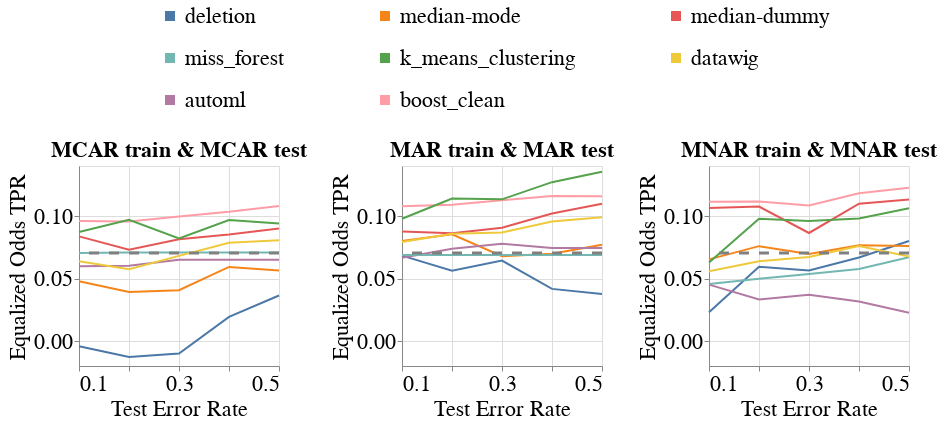

The notebook cell saved with this chart:
### Markdown cell above
### Disparity Metrics

### Code cell
create_line_bands_for_no_shift(dataset_name=DATASET_NAME,
                               model_name='mlp_clf',
                               metric_name='Equalized_Odds_TPR',
                               db_client=db_client,
                               group=SENSITIVE_ATTR_FOR_DISPARITY_METRICS,
                               with_band=False)

### Figure 1 — Vega-Lite specification as saved in the notebook (floating-point values rounded to 4 significant figures; data arrays with more than 128 entries replaced by an {"elided": "..."} marker saying what was removed)
{"config": {"view": {"continuousWidth": 400, "continuousHeight": 300}, "axis": {"labelFontSize": 22, "labelFontWeight": "normal", "titleFontSize": 22, "titleFontWeight": "normal"}, "legend": {"columns": 3, "direction": "horizontal", "labelFontSize": 22, "labelLimit": 400, "orient": "top", "symbolOffset": 80, "symbolStrokeWidth": 10, "titleAnchor": "middle", "titleFontSize": 22, "titleLimit": 300}, "title": {"fontSize": 22}}, "hconcat": [{"layer": [{"data": {"name": "data-0420cb81386af9d5afdc953216a52356"}, "mark": "line", "encoding": {"color": {"field": "Null_Imputer_Name", "sort": ["deletion", "median-mode", "median-dummy", "miss_forest", "k_means_clustering", "datawig", "automl", "boost_clean"], "title": null, "type": "nominal"}, "x": {"axis": {"labelExpr": "(datum.value == 0.1) || (datum.value == 0.3) || (datum.value == 0.5) ? datum.label : ''"}, "field": "Test_Error_Rate", "scale": {"nice": false}, "title": "Test Error Rate", "type": "quantitative"}, "y": {"aggregate": "mean", "field": "Metric_Value", "scale": {"zero": false}, "title": "Equalized Odds TPR", "type": "quantitative"}}}, {"data": {"name": "data-6db5d3bf0343e1c89935f6e5d7828e0f"}, "mark": {"type": "rule", "strokeDash": [10, 10]}, "encoding": {"color": {"value": "grey"}, "size": {"value": 3}, "y": {"field": "Baseline_Mean", "type": "quantitative"}}}], "height": 200, "title": {"text": "MCAR train & MCAR test", "fontSize": 22}, "width": 200}, {"layer": [{"data": {"name": "data-a47cb9d3ea637f54a2836b5b7df460f4"}, "mark": "line", "encoding": {"color": {"field": "Null_Imputer_Name", "sort": ["deletion", "median-mode", "median-dummy", "miss_forest", "k_means_clustering", "datawig", "automl", "boost_clean"], "title": null, "type": "nominal"}, "x": {"axis": {"labelExpr": "(datum.value == 0.1) || (datum.value == 0.3) || (datum.value == 0.5) ? datum.label : ''"}, "field": "Test_Error_Rate", "scale": {"nice": false}, "title": "Test Error Rate", "type": "quantitative"}, "y": {"aggregate": "mean", "field": "Metric_Value", "scale": {"zero": false}, "title": "Equalized Odds TPR", "type": "quantitative"}}}, {"data": {"name": "data-6db5d3bf0343e1c89935f6e5d7828e0f"}, "mark": {"type": "rule", "strokeDash": [10, 10]}, "encoding": {"color": {"value": "grey"}, "size": {"value": 3}, "y": {"field": "Baseline_Mean", "type": "quantitative"}}}], "height": 200, "title": {"text": "MAR train & MAR test", "fontSize": 22}, "width": 200}, {"layer": [{"data": {"name": "data-d031455a08a950063e2fde02cc539235"}, "mark": "line", "encoding": {"color": {"field": "Null_Imputer_Name", "sort": ["deletion", "median-mode", "median-dummy", "miss_forest", "k_means_clustering", "datawig", "automl", "boost_clean"], "title": null, "type": "nominal"}, "x": {"axis": {"labelExpr": "(datum.value == 0.1) || (datum.value == 0.3) || (datum.value == 0.5) ? datum.label : ''"}, "field": "Test_Error_Rate", "scale": {"nice": false}, "title": "Test Error Rate", "type": "quantitative"}, "y": {"aggregate": "mean", "field": "Metric_Value", "scale": {"zero": false}, "title": "Equalized Odds TPR", "type": "quantitative"}}}, {"data": {"name": "data-6db5d3bf0343e1c89935f6e5d7828e0f"}, "mark": {"type": "rule", "strokeDash": [10, 10]}, "encoding": {"color": {"value": "grey"}, "size": {"value": 3}, "y": {"field": "Baseline_Mean", "type": "quantitative"}}}], "height": 200, "title": {"text": "MNAR train & MNAR test", "fontSize": 22}, "width": 200}], "resolve": {"scale": {"y": "shared"}}, "$schema": "https://vega.github.io/schema/vega-lite/v4.17.0.json", "datasets": {"data-0420cb81386af9d5afdc953216a52356": {"elided": "240 records"}, "data-6db5d3bf0343e1c89935f6e5d7828e0f": [{"Baseline_Mean": 0.07048}], "data-a47cb9d3ea637f54a2836b5b7df460f4": {"elided": "240 records"}, "data-d031455a08a950063e2fde02cc539235": {"elided": "240 records"}}}
